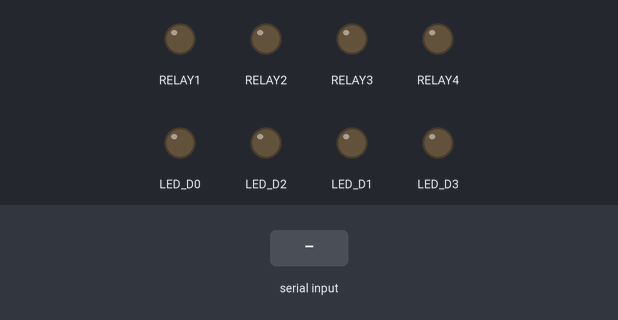
A sketch run on a simulated Arduino Opta. On the bench: output pins drawn as LEDs (lit = HIGH). Inputs (shaded band) come from the test bench.

Above: at 1.2 s.
1.3 s: "1" received over Serial
At 1.9 s:
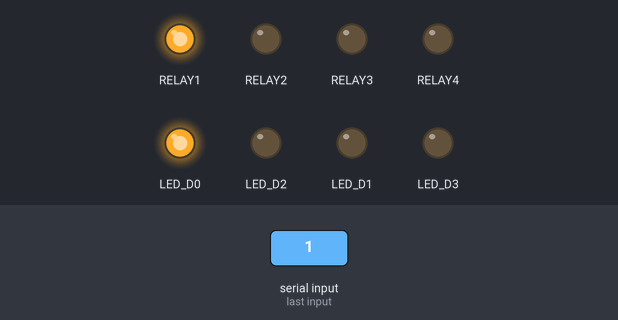
2.8 s: "2" received over Serial
At 3.1 s:
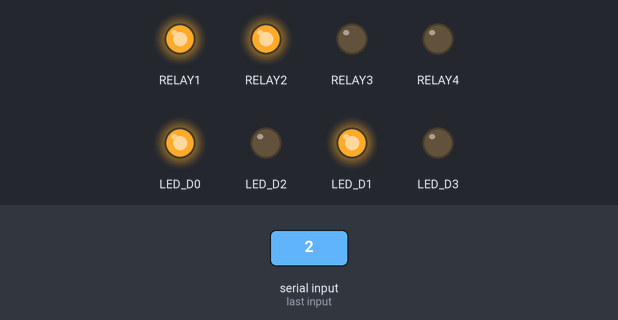
Timing chart, 0 to 5.8 s (numbered marks = the images above; inputs shaded):
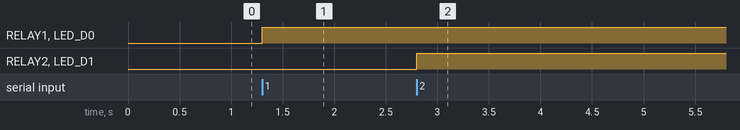

Measured:
- after the input at 1.3 s, RELAY1, LED_D0: LOW → HIGH at once
- after the input at 2.8 s, RELAY2, LED_D1: LOW → HIGH at once

The sketch:

plc.ino
```cpp
#include <OptaIO.h>
#include <SerialRelayControl.h>

OptaIO optaIO;
SerialRelayControl relayController(optaIO);

void setup() {
  optaIO.setupPins();
  relayController.begin(115200);
}

void loop() {
  relayController.update();
}
```
